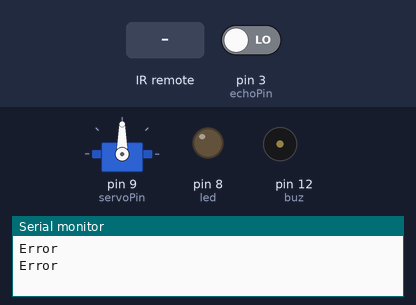
Bench run of a sketch on a simulated Arduino Uno, built with avr-gcc and run on an emulated ATmega328P. On the bench: servo, output pins drawn as LEDs (lit = HIGH), buzzer (waves = sounding, pin HIGH), the last lines printed to the serial monitor. The test bench sets the inputs (shaded band); at power-on: pin 3 (echoPin) LOW. Pins used as bus, display or sensor lines are not drawn.

Above: at 1.8 s.
1.9 s: infrared code 0x1FEC03F received
At 2.9 s:
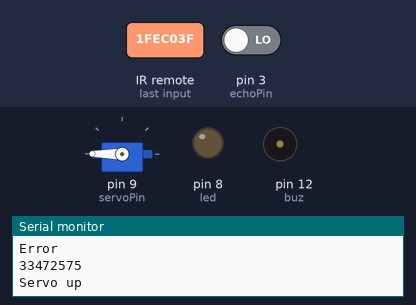
3.5 s: infrared code 0x1FE40BF received
At 4.4 s:
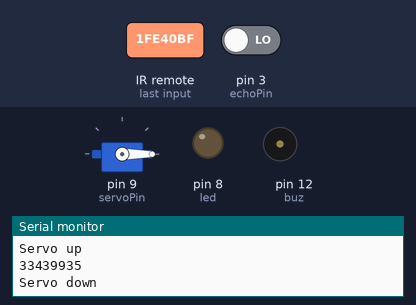
5.5 s: infrared code 0x1FE609F received
At 7.8 s:
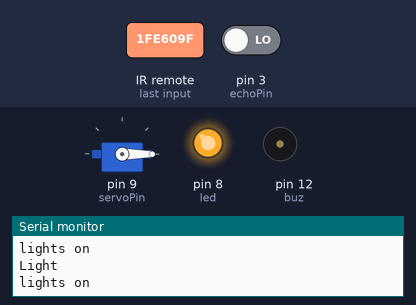
8.5 s: infrared code 0x1FE906F received
At 12.2 s:
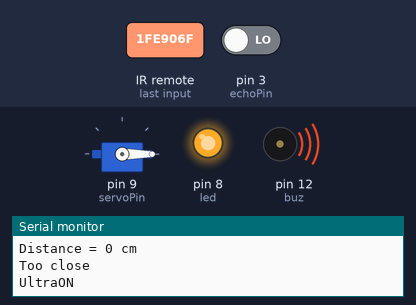
12.5 s: infrared code 0x1FEC03F received
At 17.0 s:
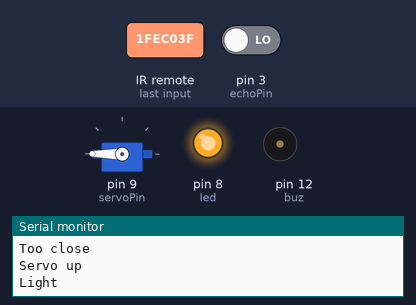
Timing chart, 0 to 17.5 s (numbered marks = the images above; inputs shaded):
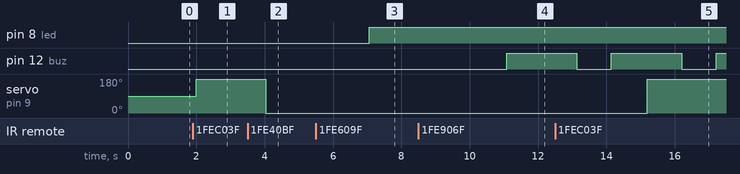

Measured:
- after the input at 1.9 s, servo on pin 9 (servoPin): 90° → 180° after 0.10 s
- after the input at 3.5 s, servo on pin 9 (servoPin): 180° → 0° after 0.53 s
- after the input at 5.5 s, pin 8 (led): LOW → HIGH after 1.6 s
- after the input at 8.5 s, pin 12 (buz): LOW → HIGH after 2.6 s
- after the input at 12.5 s, servo on pin 9 (servoPin): 0° → 180° after 2.7 s

The sketch:

Main_PG.ino
```cpp
#include <Servo.h>
#include <IRremote.h>
#define trigPin 2
#define echoPin 3
#define servoPin 9

int buz =12;
int led=8;
int light=0;

long duration;
int distance;
int ultra=0;
const int RECV_PIN = 7;

IRrecv irrecv(RECV_PIN);
decode_results results;
Servo myservo;


void setup() {
  myservo.attach(servoPin);
  Serial.begin(9600);
  pinMode(led,OUTPUT);
  pinMode(trigPin, OUTPUT);
  pinMode(echoPin, INPUT);
  pinMode(buz,OUTPUT);
  irrecv.enableIRIn();
}

void loop() {
  digitalWrite(buz,LOW);

  if (irrecv.decode(&results)){
        Serial.println(results.value);
        irrecv.resume();
  }

 if(light == 1){
     Serial.println("Light");
     digitalWrite(led,HIGH);
   }  else digitalWrite(led,LOW);

  if(ultra==1){
   digitalWrite(trigPin, HIGH);
    delay(10);
    digitalWrite(trigPin, LOW);

    duration = pulseIn(echoPin, HIGH);
    distance = duration * 0.034 / 2;
    Serial.print("Distance = ");
     Serial.print(distance);
    Serial.println(" cm");
    if(distance<5){Serial.println("Too close");
        digitalWrite(buz,HIGH);
        delay(1000);
    }

   delay(50);
  }
  else digitalWrite(trigPin,LOW);

 switch (results.value){
    case  33472575:
        Serial.println("Servo up");
        myservo.write(180);
         delay(15);

        break;
    case 33439935:  Serial.println("Servo down");
            myservo.write(0);
            delay(15);
            break;
    case 33448095 :  Serial.println("lights on");
            light=1;

            break;
    case 33464415:  Serial.println("lights off");
            light=0;
            break;
    case 33460335:Serial.println("UltraON");
            ultra=1;break;
    case 33427695: Serial.println("UltraOFF");
            ultra =0;
            break;
    case  10368:
        Serial.println("Servo up");

        myservo.write(180);
         delay(15);

        break;
    case 14467:  Serial.println("Servo down");
            myservo.write(0);
            delay(15);
            break;
    case 10421 :  Serial.println("lights on");
            light=1;

            break;
    case 10388:  Serial.println("lights off");
            light=0;
            break;
    case 10373:Serial.println("UltraON");
            ultra=1;break;
    case 14470: Serial.println("UltraOFF");
            ultra =0;
            break;
    default:Serial.println("Error");
 }

  delay(1000);
}
```
